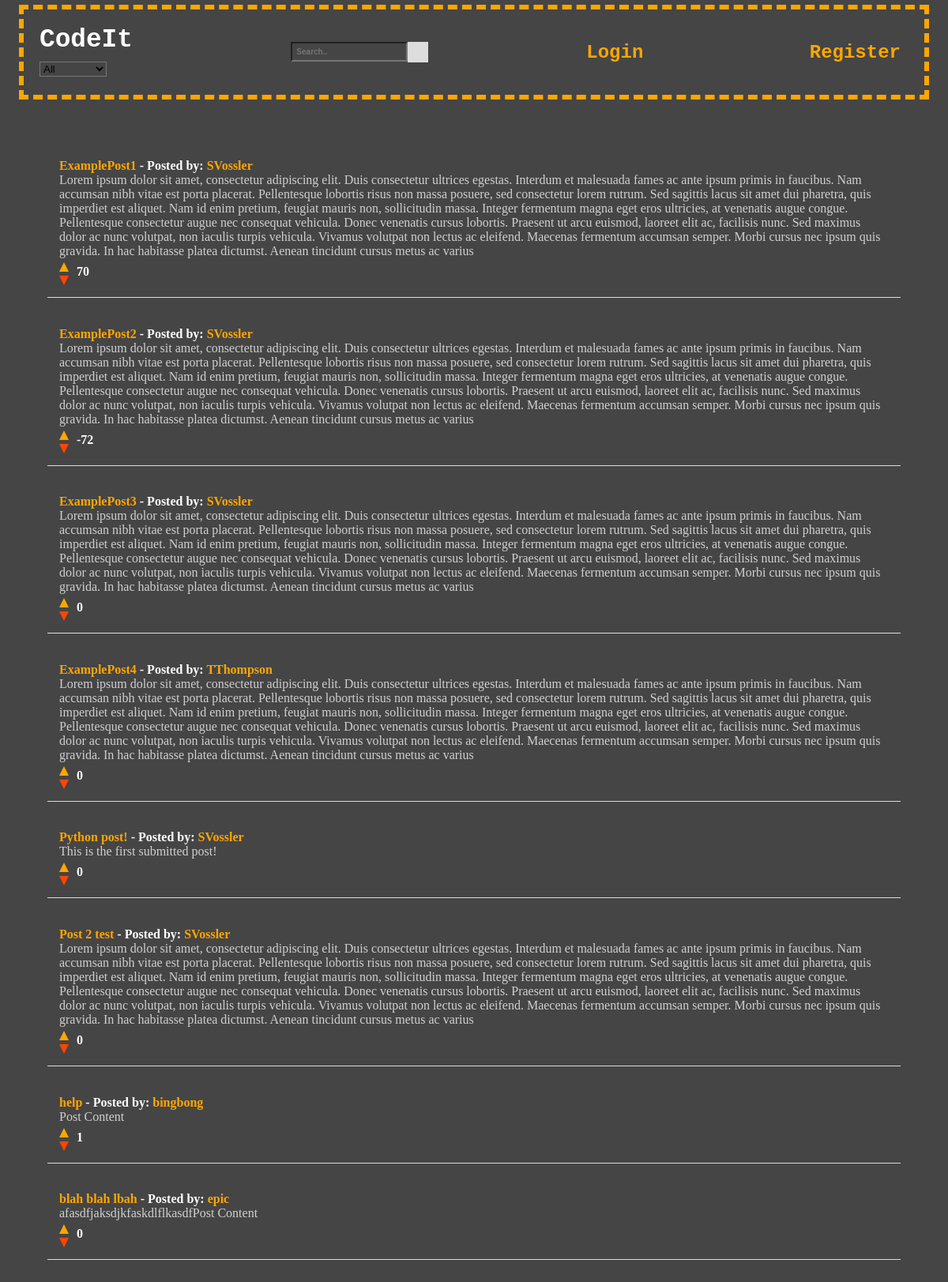
The page /index on the database as committed earlier.
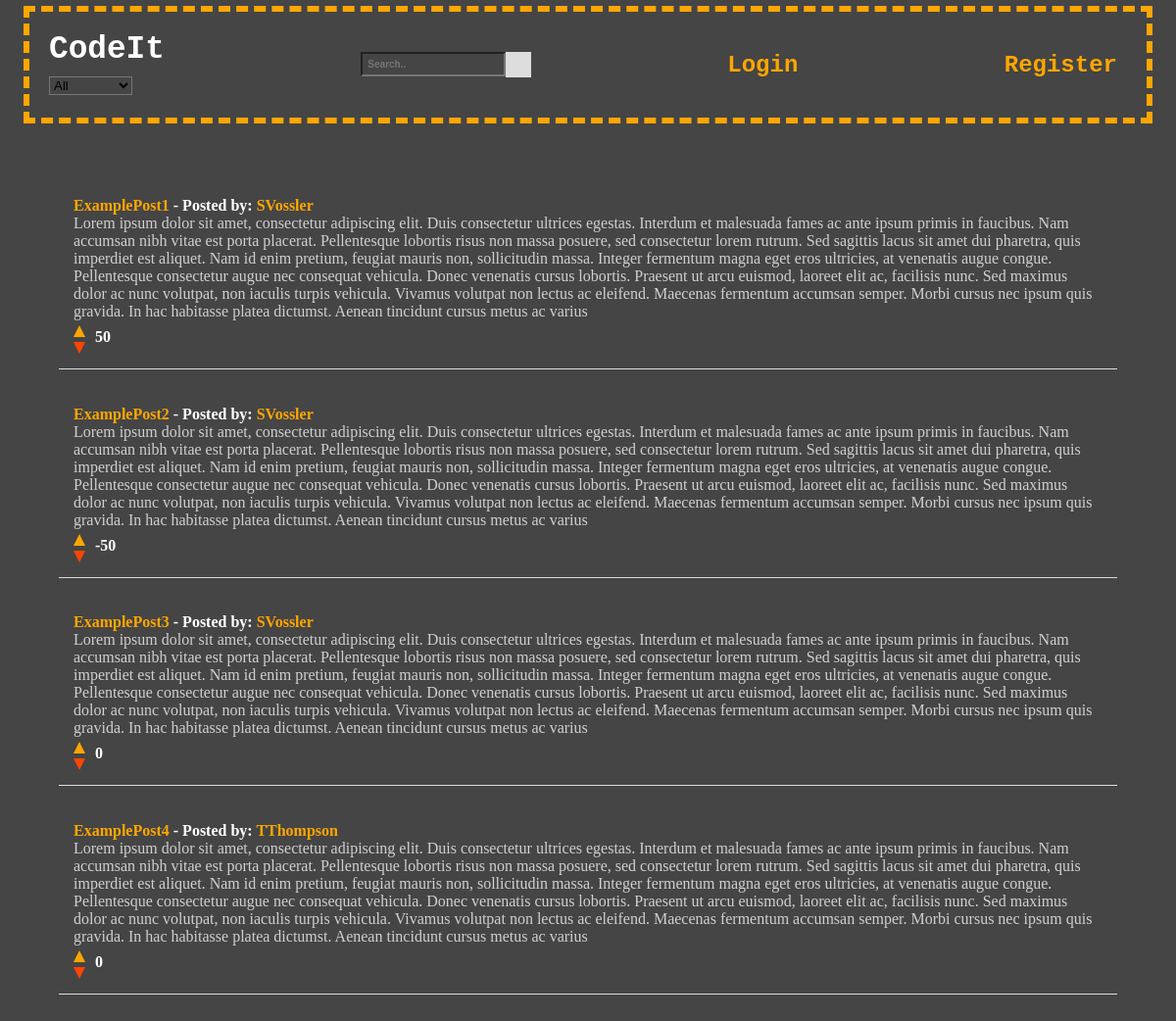
The same page on the database as committed later.
### tables this page shows
CREATE TABLE ForumPost(
        PostId INTEGER PRIMARY KEY NOT NULL,
        PostedBy TEXT NOT NULL,
        PostTitle TEXT NOT NULL,
        PostContent TEXT NOT NULL,
        PostSubForum TEXT NOT NULL,
        Upvotes INTEGER NOT NULL,
        Downvotes INTEGER NOT NULL
    );

### run.py (the view)
@app.route("/")
@app.route("/index")
def index():
    con = sql.connect("ForumPosts.db")
    con.row_factory = sql.Row
    cur = con.cursor()
    cur.execute('select * from ForumPost')
    posts = cur.fetchall()
    if not session.get('logged_in'):
        return render_template('index.html', posts=posts)
    else:
        return render_template('index.html',
                name = session['name'], posts=posts)

### templates/index.html (shortened to what this page needs)
<!DOCTYPE html>
<html lang="en">
  <head>
    <link href="../static/styles.css" rel="stylesheet" />
  </head>
  <body>
    <nav class="nav-bar">
      <div class="forum-logo">
        <h3>CodeIt</h3>
        <form id="myForm" action="/on-select-change", method="POST">
          <select id="subforum" name="subforum" onchange="submitForm()">
            <option value="all" {% if selected_subforum == 'all' %}selected{% endif %}>All</option>
          </select>
        </form>
      </div>
      <div class="search-container">
        <form action="/index">
          <input type="text" placeholder="Search.." name="search">
          <button type="submit"></button>
        </form>
      </div>
      {% if not session['logged_in'] %}
        <a href="/login-clicked">Login</a>
        <a href="/register">Register</a>
      {% endif %}
    </nav>
    <section class="posts-section">
      <ul class="posts-list">
        {% for post in posts %}
          <li class="posts-list-item">
            <strong><a>{{post["PostTitle"]}}</a> - Posted by: <a href="{{url_for('profile', posted_by=post['PostedBy'])}}">{{post["PostedBy"]}}</a></strong><br>
            <p>{{post["PostContent"]}}</p>
            <div class="vote-container">
              <div class="arrow-container">
                <a class="upvote-arrow" href="{{url_for('upvote_clicked', post_id=post['PostId'])}}"></a>
                <a class="downvote-arrow" href="{{url_for('downvote_clicked', post_id=post['PostId'])}}"></a>
              </div>
              <span class="vote-count">{{ post["Upvotes"] - post["Downvotes"]}}</span>
            </div>
          </li>
        {% endfor %}
      </ul>
    </section>
  </body>
</html>

### static/styles.css (style rules this page uses)
* { margin: 0; padding: 0; background-color: rgb(69, 69, 69); }
.nav-bar { background-color: rgb(69, 69, 69); color: #fff; font-family: "Courier New", "Lucida Console", Monaco, Consolas, monospace; display: flex; flex-wrap: wrap; justify-content: space-between; align-items: center; margin-top: 0.5%; margin-bottom: 5%; margin-right: 2%; margin-left: 2%; padding: 20px; border: 0.75ex dashed hsl(39, 100%, 50%); }
.forum-logo { font-size: 28px }
.nav-bar .search-container { border: none; }
.nav-bar input[type=text] { font-size: 10px; font-weight: bold; padding: 5px; }
.nav-bar .search-container button { float: right; padding: 12.75px; background: #ddd; font-size: 10px; border: none; cursor: pointer; }
nav a { font-size: 24px; margin-right: 10px; color: hsl(39, 100%, 50%); font-weight: bold; }
.posts-section a { color: hsl(39, 100%, 50%); font-weight: bold; }
a:link { text-decoration: none; }
.posts-section { color: orange; margin: 5%; }
.posts-section .posts-list { list-style-type: none; }
.posts-section .posts-list .posts-list-item { margin-bottom: 2%; color: rgb(208,208,208); padding: 15px; border-bottom: 1px solid #ddd; }
.posts-section strong { color: #fff; }
.upvote-arrow { width: 0; height: 0; border-left: 6px solid transparent; border-right: 6px solid transparent; border-bottom: 12px solid hsl(39, 100%, 50%); position: relative; margin-bottom: 5px; margin-top: 5px; }
.downvote-arrow { width: 0; height: 0; border-left: 6px solid transparent; border-right: 6px solid transparent; border-top: 12px solid orangered; position: relative; }
.vote-container { display: flex; align-items: center; }
.arrow-container { display: flex; flex-direction: column; align-items: center; }
.vote-count { margin-left: 10px; font-weight: bold; color: #fff; }

Rows that differ between the two databases and show on the page:
removed ForumPost: PostTitle "Python post!", PostedBy "SVossler", PostContent "This is the first submitted post!", post['Upvotes']-post['Downvotes'] "0"
removed ForumPost: PostTitle "Post 2 test", PostedBy "SVossler", PostContent "Lorem ipsum dolor sit amet, consectetur adipiscing elit. Duis consectetur ultrices egestas. Interdum et malesuada fames ac ante ipsum primis in faucibus. Nam accumsan nibh vitae est porta placerat. Pellentesque lobortis risus non massa posuere, sed consectetur lorem rutrum. Sed sagittis lacus sit amet dui pharetra, quis imperdiet est aliquet. Nam id enim pretium, feugiat mauris non, sollicitudin massa. Integer fermentum magna eget eros ultricies, at venenatis augue congue. Pellentesque consectetur augue nec consequat vehicula. Donec venenatis cursus lobortis. Praesent ut arcu euismod, laoreet elit ac, facilisis nunc. Sed maximus dolor ac nunc volutpat, non iaculis turpis vehicula. Vivamus…", post['Upvotes']-post['Downvotes'] "0"
removed ForumPost: PostTitle "help", PostedBy "bingbong", PostContent "Post Content", post['Upvotes']-post['Downvotes'] "1"
removed ForumPost: PostTitle "blah blah lbah", PostedBy "epic", PostContent "afasdfjaksdjkfaskdlflkasdfPost Content", post['Upvotes']-post['Downvotes'] "0"
changed ForumPost "ExamplePost1": post['Upvotes']-post['Downvotes'] "70" → "50"
changed ForumPost "ExamplePost2": post['Upvotes']-post['Downvotes'] "-72" → "-50"
